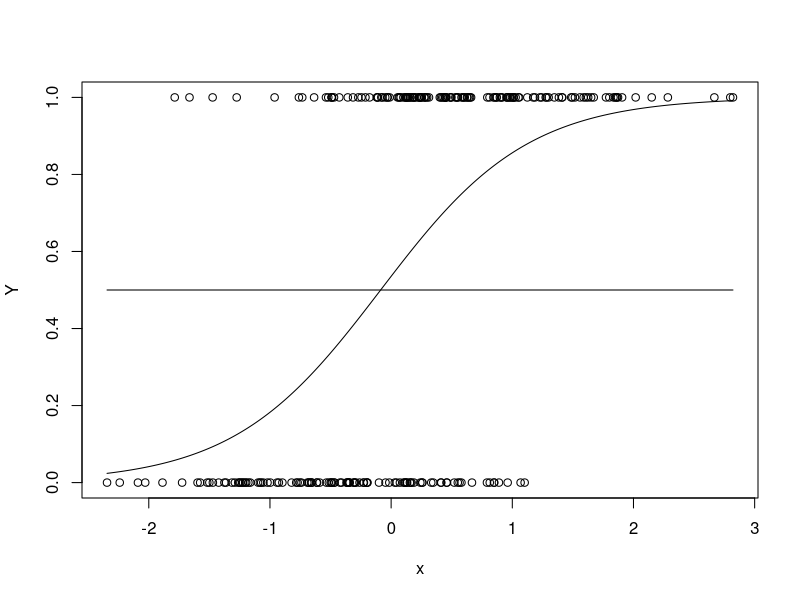

Reproduce this figure in R. (Note: this script raises an error after producing the figure.)
# univariate logistic regression, simulated example
n = 250
p = 1
x = matrix(rnorm(n * p), n, p)
beta0 = 0
beta = 1
eps = matrix(rnorm(n), n, 1)
probs = exp(beta0 + x * beta + eps) / (1 + exp(beta0 + x * beta + eps))
Y = as.numeric(probs > 0.5)

# logistic model
fit = glm(Y ~ x, family = "binomial")
summary(fit)
plot(x, Y)
xs = seq(min(x), max(x), l = 1000)
pihat = exp(fit$coefficients[1] + xs * fit$coefficients[2]) / (1 + exp(fit$coefficients[1] + xs * fit$coefficients[2]))
lines(xs, pihat)
lines(c(min(x), max(x)), c(0.5, 0.5))

train = read.csv("train.csv", header = FALSE)
train = train[, 1: 41]
Y = train[, 1]
n = length(Y)
X = as.matrix(log(1 + train[, 2: 41]))
X = scale(X) / sqrt(n - 1)
dat = data.frame(Y, X)
sdat = data.frame(Y, dat$V2, dat$V3, dat$V4, dat$V5, dat$V6, dat$V7, dat$V8, dat$V9, dat$V10)

fits = glm(Y~., data = sdat, family = "binomial")
summary(fits)

fit = glm(Y~dat.V2, data = sdat, family = "binomial")
summary(fit)
plot(sdat$dat.V2, sdat$Y)
pihat = exp(fit$coefficients[1] + xs * fit$coefficients[2]) / (1 + exp(fit$coefficients[1] + xs * fit$coefficients[2]))
lines(xs, pihat)
lines(c(min(xs), max(xs)), c(0.5, 0.5))

fit = glm(Y~dat.V10, data = sdat, family = "binomial")
summary(fit)
plot(sdat$dat.V10, sdat$Y)
pihat = exp(fit$coefficients[1] + xs * fit$coefficients[2]) / (1 + exp(fit$coefficients[1] + xs * fit$coefficients[2]))
lines(xs, pihat)
lines(c(min(xs), max(xs)), c(0.5, 0.5))
